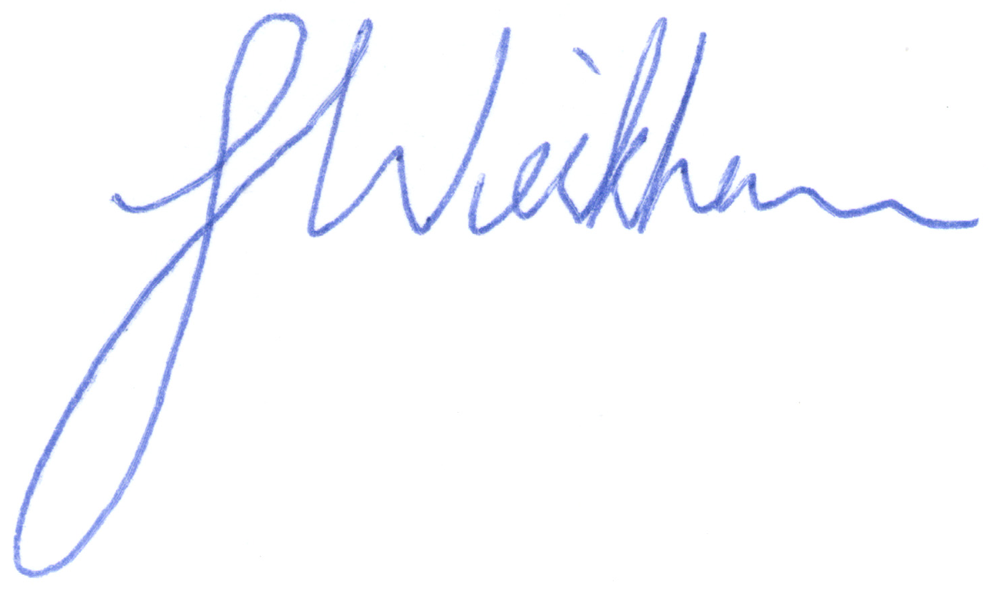
#> input picture podpis1.PNG, 995 x 595 px, shrunk from 1484 x 888 before the run, found by its file name
$ jupyter execute projekt3.ipynb
#> lines starting #> are read from the running program, lines starting #| are printed output that depends on the picture
[cell 1]
import cv2
import numpy as np
from matplotlib import pyplot as plt

# Wczytaj obrazy
img1 = cv2.imread('podpis1.png',0)  # Obraz oryginalny
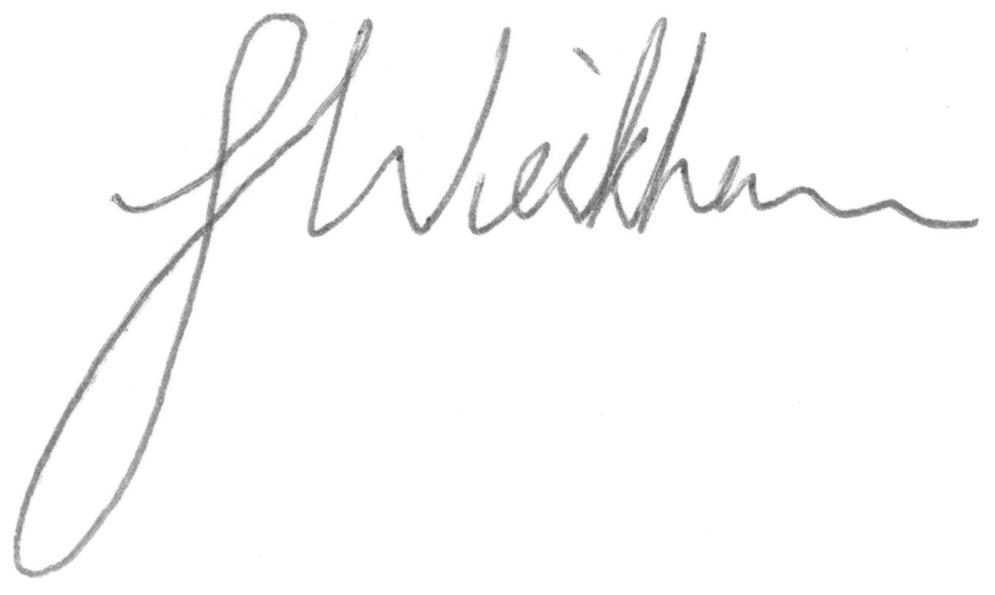
#> img1: shape (595, 995); min 80, max 255, mean 250.1
img2 = cv2.imread('podpis2.png',0)  # Obraz do porównania
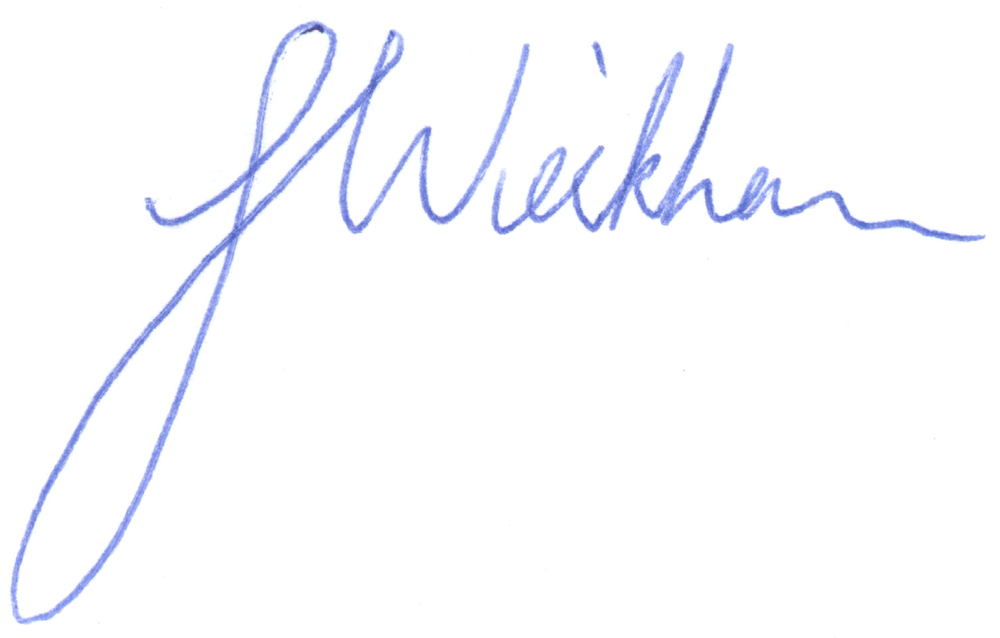
#> input picture podpis2.PNG, 1000 x 638 px, shrunk from 1492 x 952 before the run, found by its file name
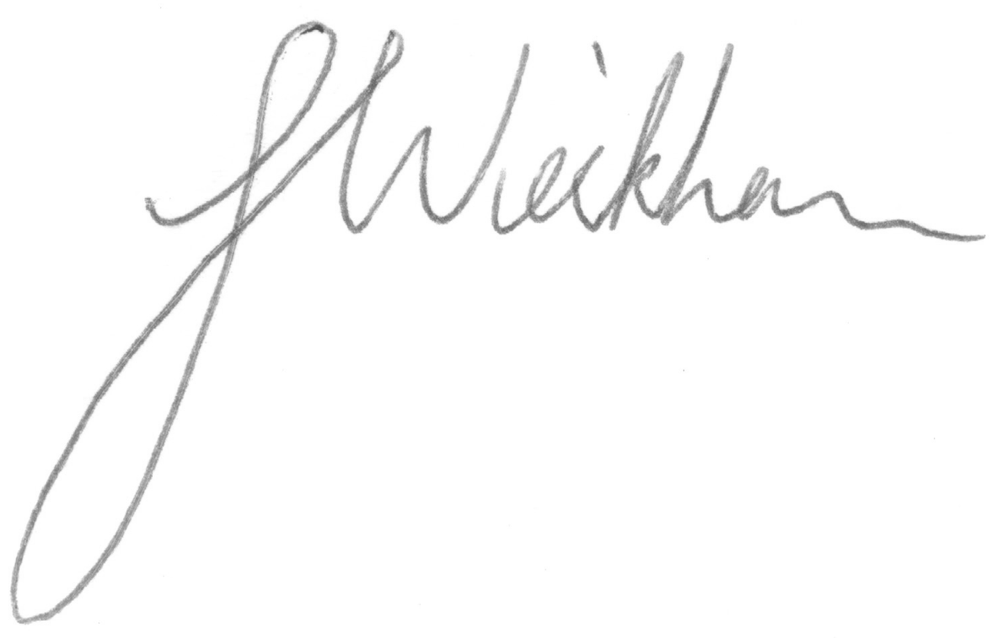
#> img2: shape (638, 1000); min 79, max 255, mean 250.7

# Initiate SIFT detector
sift = cv2.SIFT_create()
# find the keypoints and descriptors with SIFT
kp1, des1 = sift.detectAndCompute(img1,None)
#> kp1 = 651 keypoints; strongest (x, y, size): (683, 165, 8.2), (398, 154, 9), (360, 32, 3.1), (684, 171, 5)
kp2, des2 = sift.detectAndCompute(img2,None)
#> kp2 = 775 keypoints; strongest (x, y, size): (319, 27, 6.5), (427, 131, 6.6), (862, 225, 6.5), (656, 159, 6.6)
# BFMatcher with default params
bf = cv2.BFMatcher()
matches = bf.knnMatch(des1,des2,k=2)
#> matches = 651 matches
# Apply ratio test
good = []
for m,n in matches:
    if m.distance < 0.75*n.distance:
        good.append([m])
#> after the loop, good = 86 matches
# cv.drawMatchesKnn expects list of lists as matches.
print(len(good))
#| 86
img3 = cv2.drawMatchesKnn(img1,kp1,img2,kp2,good,None,flags=cv2.DrawMatchesFlags_NOT_DRAW_SINGLE_POINTS)
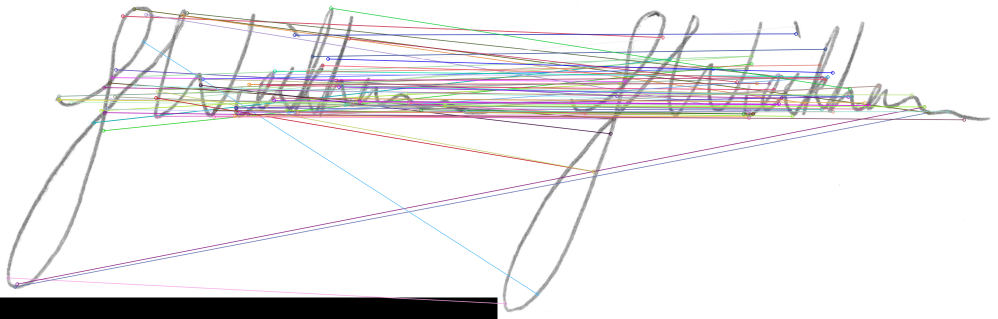
#> img3: shape (638, 1995, 3) (shown at 1/2 size); mean of channels 0, 1, 2 234.8, 233.8, 235.1; drawn as B, G, R
plt.imshow(img3),plt.show()
